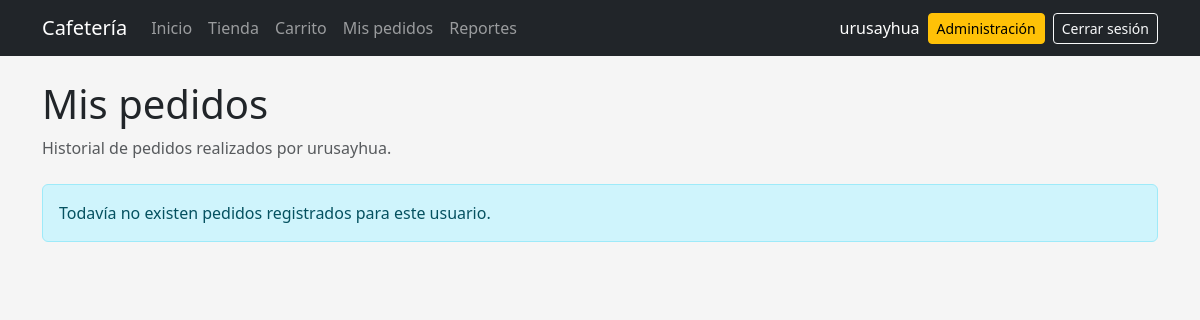
The app's page /mis-pedidos/ (signed in), older data.
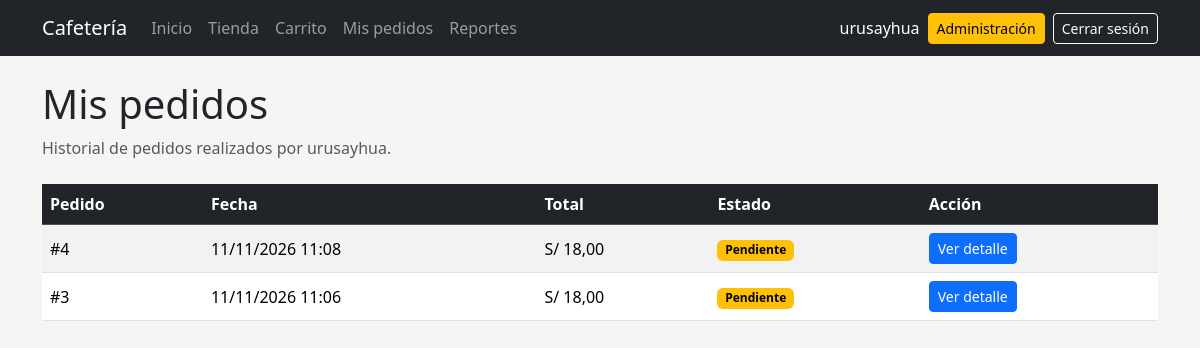
The same page, newer data.
### pedidos/models.py (models this page shows, shortened)
class Pedido(models.Model):
    class Estado(models.TextChoices):
        PENDIENTE = "PENDIENTE", "Pendiente"
        PREPARACION = "PREPARACION", "En preparación"
        ATENDIDO = "ATENDIDO", "Atendido"
        CANCELADO = "CANCELADO", "Cancelado"
    usuario = models.ForeignKey(
        settings.AUTH_USER_MODEL,
        on_delete=models.CASCADE,
        related_name="pedidos",
    )
    fecha = models.DateTimeField(auto_now_add=True)
    total = models.DecimalField(
        max_digits=10,
        decimal_places=2,
        default=0,
    )
    estado = models.CharField(
        max_length=20,
        choices=Estado.choices,
        default=Estado.PENDIENTE,
    )
    class Meta:
        ordering = ["-fecha"]

### pedidos/views.py (the view)
@login_required
def mis_pedidos(request):
    pedidos = (
        Pedido.objects
        .filter(
            usuario=request.user
        )
        .order_by("-fecha")
    )
    return render(
        request,
        "pedidos/mis_pedidos.html",
        {
            "pedidos": pedidos,
        },
    )

### pedidos/templates/pedidos/mis_pedidos.html
{% extends "base.html" %}
{% block content %}
<div class="mb-4">
    <h1>
        Mis pedidos
    </h1>
    <p class="text-muted">
        Historial de pedidos realizados por
        {{ user.username }}.
    </p>
</div>
{% if pedidos %}
<div class="table-responsive">
    <table class="table table-striped table-hover align-middle">
        <thead class="table-dark">
            <tr>
                <th>
                    Pedido
                </th>
                <th>
                    Fecha
                </th>
                <th>
                    Total
                </th>
                <th>
                    Estado
                </th>
                <th>
                    Acción
                </th>
            </tr>
        </thead>
        <tbody>
            {% for pedido in pedidos %}
            <tr>
                <td>
                    #{{ pedido.id }}
                </td>
                <td>
                    {{ pedido.fecha|date:"d/m/Y H:i" }}
                </td>
                <td>
                    S/ {{ pedido.total }}
                </td>
                <td>
                    {% include "pedidos/_estado_badge.html" with pedido=pedido %}
                </td>
                <td>
                    <a
                        href="{% url 'detalle_pedido' pedido.id %}"
                        class="btn btn-primary btn-sm"
                    >
                        Ver detalle
                    </a>
                </td>
            </tr>
            {% endfor %}
        </tbody>
    </table>
</div>
{% else %}
<div class="alert alert-info">
    Todavía no existen pedidos registrados
    para este usuario.
</div>
{% endif %}
{% endblock %}

### pedidos/templates/pedidos/_estado_badge.html
{% if pedido.estado == "PENDIENTE" %}
    <span class="badge text-bg-warning">
        Pendiente
    </span>
{% elif pedido.estado == "PREPARACION" %}
    <span class="badge text-bg-primary">
        En preparación
    </span>
{% elif pedido.estado == "ATENDIDO" %}
    <span class="badge text-bg-success">
        Atendido
    </span>
{% elif pedido.estado == "CANCELADO" %}
    <span class="badge text-bg-danger">
        Cancelado
    </span>
{% else %}
    <span class="badge text-bg-secondary">
        {{ pedido.get_estado_display }}
    </span>
{% endif %}

Row changes from the older to the newer data that the page shows:
added Pedido: id "4", fecha "11/11/2026 11:08", total "18,00", estado "Pendiente"
added Pedido: id "3", fecha "11/11/2026 11:06", total "18,00", estado "Pendiente"
Text that changed along with them:
text no longer shown: "Todavía no existen pedidos registrados para este usuario."
text now shown: "Pedido Fecha Total Estado Acción"
